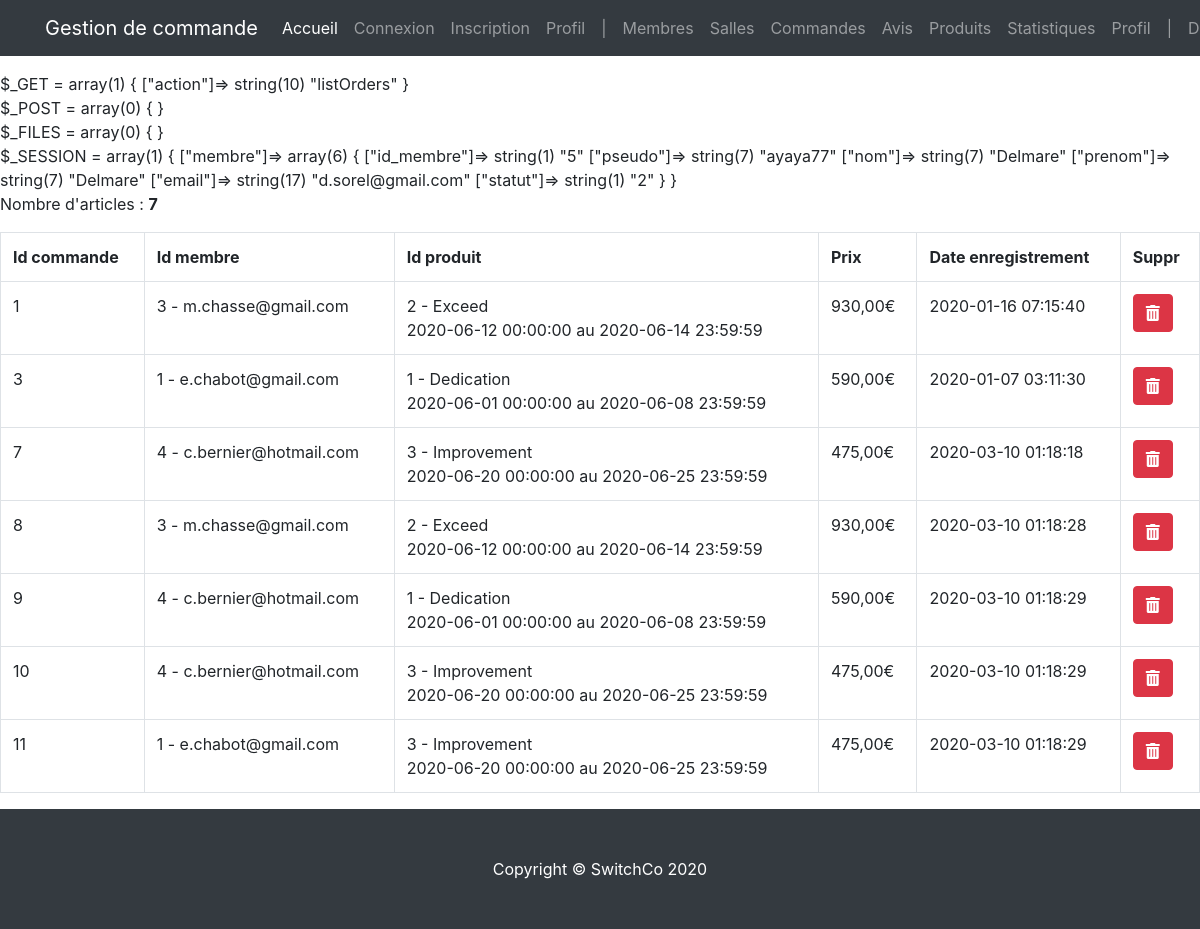
The page /index.php?action=listOrders (signed in) on the database its author committed.
### tables this page shows
CREATE TABLE `commande` (
  `id_commande` int(3) NOT NULL,
  `id_membre` int(3) NOT NULL,
  `id_produit` int(3) NOT NULL,
  `date_enregistrement` datetime NOT NULL DEFAULT current_timestamp()
);

CREATE TABLE `membre` (
  `id_membre` int(3) NOT NULL,
  `pseudo` varchar(20) NOT NULL,
  `mdp` varchar(60) NOT NULL,
  `nom` varchar(20) NOT NULL,
  `prenom` varchar(20) NOT NULL,
  `email` varchar(50) NOT NULL,
  `civilite` enum('m','f') NOT NULL,
  `statut` int(1) NOT NULL,
  `date_enregistrement` datetime NOT NULL
);

CREATE TABLE `salle` (
  `id_salle` int(3) NOT NULL,
  `titre` varchar(200) NOT NULL,
  `description` text NOT NULL,
  `photo` varchar(200) DEFAULT NULL,
  `pays` varchar(20) NOT NULL,
  `ville` varchar(20) NOT NULL,
  `adresse` varchar(50) NOT NULL,
  `cp` int(5) NOT NULL,
  `capacite` int(3) NOT NULL,
  `categorie` enum('reunion','bureau','formation') NOT NULL
);

CREATE TABLE `produit` (
  `id_produit` int(3) NOT NULL,
  `id_salle` int(3) NOT NULL,
  `date_arrivee` datetime NOT NULL,
  `date_depart` datetime NOT NULL,
  `prix` int(3) NOT NULL,
  `etat` enum('libre','reservation') NOT NULL DEFAULT 'libre'
);

### controller/controller.php (called while the page is built, shortened)
<?php
require('model/model.php');
function showOrders()
{
    $orders_list = getAllOrders();
    require('view/back-office/ordersView.php');
}

### model/model.php (called while the page is built, shortened)
<?php
function dbConnect()
{
    $host_db = 'mysql:host=localhost;dbname=projet_switch';
    $login = 'root';
    $password = '';
    $options = array(
        PDO::ATTR_ERRMODE => PDO::ERRMODE_WARNING,
        PDO::MYSQL_ATTR_INIT_COMMAND => 'SET NAMES utf8'
    );
    return new PDO($host_db, $login, $password, $options);
}
function getAllOrders()
{
    $pdo = dbConnect();
    return $pdo->query(
        'SELECT commande.id_commande, commande.id_membre, membre.email, commande.id_produit, salle.titre, produit.date_arrivee, produit.date_depart, produit.prix, commande.date_enregistrement
FROM commande, produit, membre, salle
WHERE commande.id_membre = membre.id_membre
  AND commande.id_produit = produit.id_produit
  AND produit.id_salle = salle.id_salle'
    );
}

### view/back-office/ordersView.php (the view, shortened to what this page needs)
<?php if (!empty($orders_list)) {
    echo '<p>Nombre d\'articles : <b>' . $orders_list->rowCount() . '</b></p>';
} ?>
<div class="table-responsive">
    <table class="table table-bordered">
        <tr>
            <th>Id commande</th>
            <th>Id membre</th>
            <th>Id produit</th>
            <th>Prix</th>
            <th>Date enregistrement</th>
            <th>Suppr</th>
        </tr>
        <?php
        while ($commande = $orders_list->fetch(PDO::FETCH_ASSOC)) {
            echo '<tr>';
            echo '<td>' . $commande['id_commande'] . '</td>';
            echo '<td>' . $commande['id_membre'] . ' - ' . $commande['email'] . '</td>';
            echo '<td>' . $commande['id_produit'] . ' - ' . $commande['titre'] . '<br/>' . $commande['date_arrivee'] . ' au ' . $commande['date_depart'] .'</td>';
            echo '<td>' . number_format($commande['prix'], 2, ',', ' ') . '€</td>';
            echo '<td>' . $commande['date_enregistrement'] . '</td>';
            echo '<td><a href="?action=deleteOrder&order-id=' . $commande['id_commande'] . '" class="btn btn-danger" onclick="return(confirm(\'Etes-vous sûr ?\'))"><i class="fas fa-trash-alt"></i></a></td>';
            echo '</tr>';
        }
        ?>
    </table>
</div>
<?php require('view/template/template.php'); ?>

### css/shop-homepage.css (style rules this page uses)
body { padding-top: 56px; }

### rows shown on the page
commande: id_commande "1", id_membre "3", id_membre.email "m.chasse@gmail.com", id_produit "2", salle.titre "Exceed", id_produit.date_arrivee "2020-06-12 00:00:00", id_produit.date_depart "2020-06-14 23:59:59", id_produit.prix "930,00", date_enregistrement "2020-01-16 07:15:40"
commande: id_commande "3", id_membre "1", id_membre.email "e.chabot@gmail.com", id_produit "1", salle.titre "Dedication", id_produit.date_arrivee "2020-06-01 00:00:00", id_produit.date_depart "2020-06-08 23:59:59", id_produit.prix "590,00", date_enregistrement "2020-01-07 03:11:30"
commande: id_commande "7", id_membre "4", id_membre.email "c.bernier@hotmail.com", id_produit "3", salle.titre "Improvement", id_produit.date_arrivee "2020-06-20 00:00:00", id_produit.date_depart "2020-06-25 23:59:59", id_produit.prix "475,00", date_enregistrement "2020-03-10 01:18:18"
commande: id_commande "8", id_membre "3", id_membre.email "m.chasse@gmail.com", id_produit "2", salle.titre "Exceed", id_produit.date_arrivee "2020-06-12 00:00:00", id_produit.date_depart "2020-06-14 23:59:59", id_produit.prix "930,00", date_enregistrement "2020-03-10 01:18:28"
commande: id_commande "9", id_membre "4", id_membre.email "c.bernier@hotmail.com", id_produit "1", salle.titre "Dedication", id_produit.date_arrivee "2020-06-01 00:00:00", id_produit.date_depart "2020-06-08 23:59:59", id_produit.prix "590,00", date_enregistrement "2020-03-10 01:18:29"
commande: id_commande "10", id_membre "4", id_membre.email "c.bernier@hotmail.com", id_produit "3", salle.titre "Improvement", id_produit.date_arrivee "2020-06-20 00:00:00", id_produit.date_depart "2020-06-25 23:59:59", id_produit.prix "475,00", date_enregistrement "2020-03-10 01:18:29"
commande: id_commande "11", id_membre "1", id_membre.email "e.chabot@gmail.com", id_produit "3", salle.titre "Improvement", id_produit.date_arrivee "2020-06-20 00:00:00", id_produit.date_depart "2020-06-25 23:59:59", id_produit.prix "475,00", date_enregistrement "2020-03-10 01:18:29"

### other values the page prints
$title "Gestion de commande"
$orders_list->rowCount() "7"
